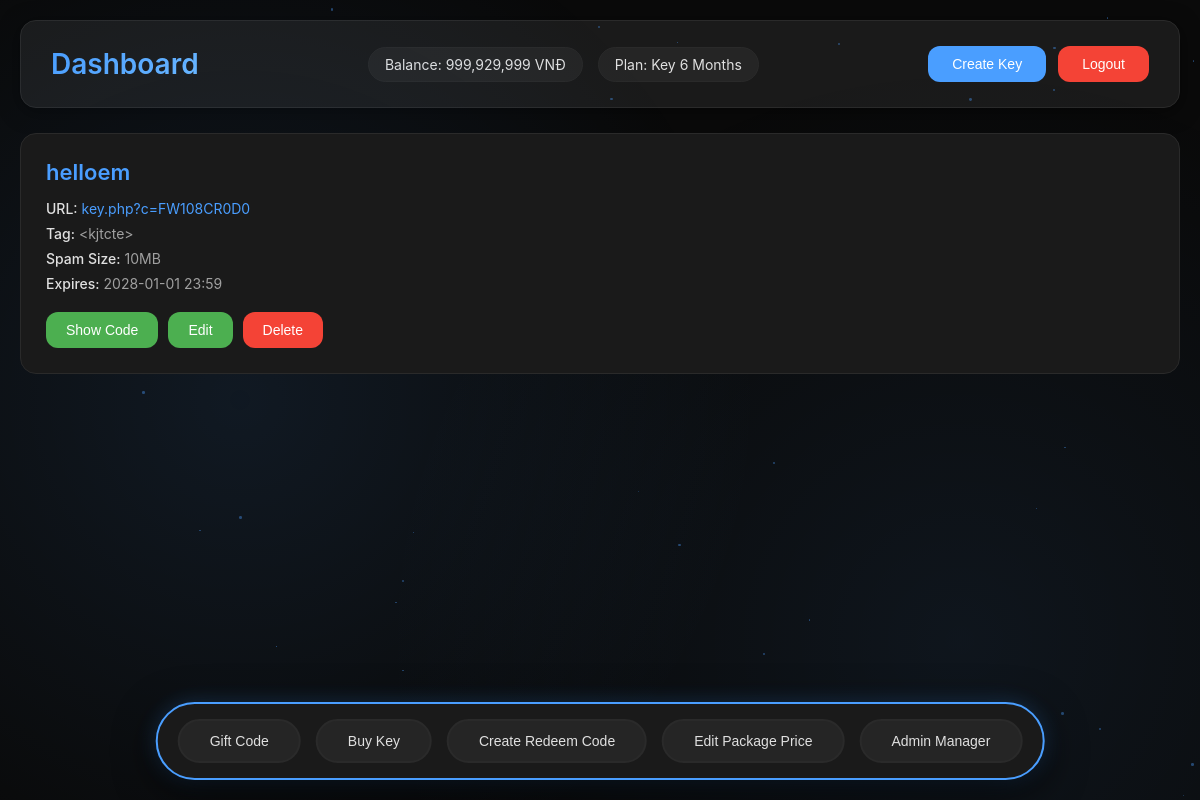
/dashboard.php (signed in), run on the app's committed database.
### tables this page shows
CREATE TABLE users (
        id INTEGER PRIMARY KEY AUTOINCREMENT,
        email TEXT UNIQUE NOT NULL,
        password TEXT NOT NULL,
        balance INTEGER DEFAULT 0,
        is_admin INTEGER DEFAULT 0,
        is_sub_admin INTEGER DEFAULT 0,
        plan TEXT DEFAULT 'free',
        plan_expire TEXT,
        key_limit INTEGER DEFAULT 0
    );

CREATE TABLE keys (
        id INTEGER PRIMARY KEY AUTOINCREMENT,
        user_id INTEGER NOT NULL,
        key_name TEXT NOT NULL,
        key_code TEXT UNIQUE NOT NULL,
        expires_at TEXT NOT NULL,
        tag_name TEXT DEFAULT 'kjtdzs1',
        spam_size TEXT DEFAULT '500KB',
        FOREIGN KEY (user_id) REFERENCES users(id)
    );

### admin.php (called while the page is built, shortened)
<?php
function isAdmin($uid) {
    $db = getDb();
    $stmt = $db->prepare('SELECT is_admin, is_sub_admin FROM users WHERE id=?');
    $stmt->execute([$uid]);
    $user = $stmt->fetch(PDO::FETCH_ASSOC);
    return $user && ($user['is_admin'] == 1 || $user['is_sub_admin'] == 1);
}
function isSuperAdmin($uid) {
    $db = getDb();
    $stmt = $db->prepare('SELECT is_admin FROM users WHERE id=?');
    $stmt->execute([$uid]);
    $user = $stmt->fetch(PDO::FETCH_ASSOC);
    return $user && $user['is_admin'] == 1;
}
function getUserInfo($uid) {
    $db = getDb();
    $stmt = $db->prepare('SELECT * FROM users WHERE id=?');
    $stmt->execute([$uid]);
    return $stmt->fetch(PDO::FETCH_ASSOC);
}
function canCreateKey($uid) {
    $db = getDb();
    $stmt = $db->prepare('SELECT is_admin, is_sub_admin, key_limit FROM users WHERE id=?');
    $stmt->execute([$uid]);
    $user = $stmt->fetch(PDO::FETCH_ASSOC);
    if ($user['is_admin'] == 1 || $user['is_sub_admin'] == 1) {
        return true;
    }
    $stmt = $db->prepare('SELECT COUNT(*) FROM keys WHERE user_id=?');
    $stmt->execute([$uid]);
    $count = $stmt->fetchColumn();
    return $count < $user['key_limit'];
}
?>

### keys.php (called while the page is built, shortened)
<?php
function getUserKeys($uid) {
    $db = getDb();
    $db->exec("DELETE FROM keys WHERE expires_at < datetime('now')");
    $stmt = $db->prepare('SELECT * FROM keys WHERE user_id=? ORDER BY id DESC');
    $stmt->execute([$uid]);
    return $stmt->fetchAll(PDO::FETCH_ASSOC);
}
?>

### dashboard.php (the view, shortened to what this page needs)
<?php
require_once 'keys.php';
require_once 'admin.php';
$keys = getUserKeys(getUserId());
$user = getUserInfo(getUserId());
$canCreate = canCreateKey(getUserId());
?>
<!DOCTYPE html>
<html>
<head>
    <link rel="stylesheet" href="style.css">
</head>
<body class="dashboard-body">
    <div class="particles"></div>
    <div class="header">
        <h1>Dashboard</h1>
        <div class="header-info">
            <span class="balance">Balance: <?= number_format($user['balance']) ?> VNĐ</span>
            <span class="plan-info"><?= $user['plan'] ? 'Plan: ' . $user['plan'] : 'No Plan' ?></span>
        </div>
        <div class="header-actions">
            <button class="btn" onclick="showModal('createModal')" <?= !$canCreate ? 'disabled' : '' ?>>Create Key</button>
            <button class="btn btn-danger" onclick="location.href='logout.php'">Logout</button>
        </div>
    </div>
    <div class="keys-container">
        <?php foreach ($keys as $k): ?>
        <div class="key-card">
            <div class="key-name"><?= htmlspecialchars($k['key_name']) ?></div>
            <div class="key-info">
                <span>URL:</span>
                <a href="key.php?c=<?= $k['key_code'] ?>" target="_blank">key.php?c=<?= $k['key_code'] ?></a>
            </div>
            <div class="key-info">
                <span>Tag:</span> &lt;<?= htmlspecialchars($k['tag_name']) ?>&gt;
            </div>
            <div class="key-info">
                <span>Spam Size:</span> <?= htmlspecialchars($k['spam_size']) ?>
            </div>
            <div class="key-info">
                <span>Expires:</span> <?= date('Y-m-d H:i', strtotime($k['expires_at'])) ?>
            </div>
            <div class="key-actions">
                <button class="btn btn-success" onclick='showCode(<?= json_encode($k) ?>)'>Show Code</button>
                <button class="btn btn-success" onclick='editKey(<?= json_encode($k) ?>)'>Edit</button>
                <button class="btn btn-danger" onclick="deleteKey(<?= $k['id'] ?>)">Delete</button>
            </div>
        </div>
        <?php endforeach; ?>
    </div>
    <div class="nav-buttons-wrapper">
        <div class="nav-buttons">
            <button class="nav-btn" onclick="location.href='gift_code.php'">Gift Code</button>
            <button class="nav-btn" onclick="location.href='buy_key.php'">Buy Key</button>
            <?php if (isAdmin(getUserId())): ?>
            <button class="nav-btn" onclick="location.href='create_redeem.php'">Create Redeem Code</button>
            <button class="nav-btn" onclick="location.href='edit_plans.php'">Edit Package Price</button>
            <?php if (isSuperAdmin(getUserId())): ?>
            <button class="nav-btn" onclick="location.href='admin_manager.php'">Admin Manager</button>
            <?php endif; ?>
            <?php endif; ?>
        </div>
    </div>
</body>
</html>

### data on the page
users: balance "999,929,999", plan "Key 6 Months"
keys: key_name "helloem", key_code "FW108CR0D0", tag_name "kjtcte", spam_size "10MB", expires_at "2028-01-01 23:59"
